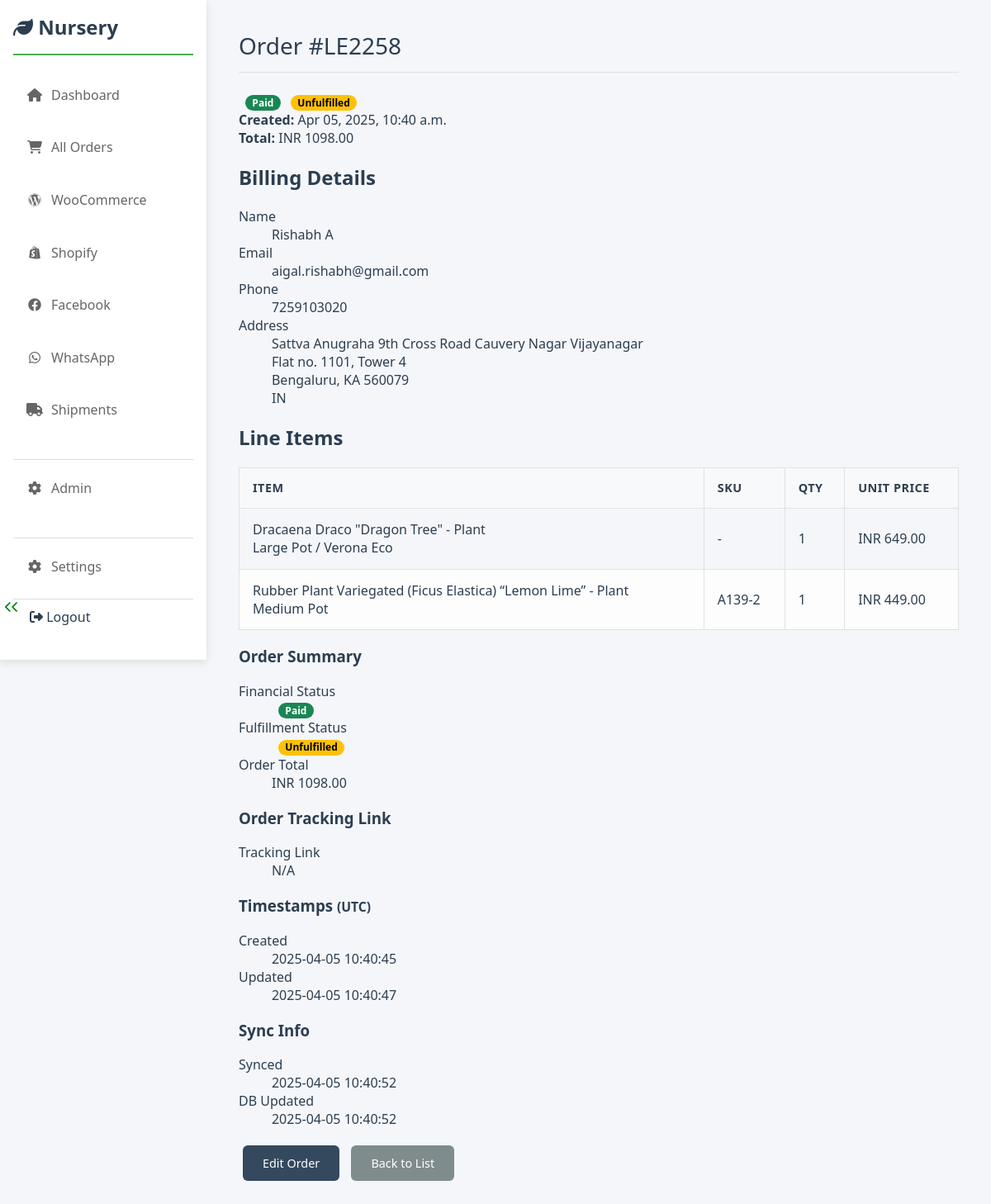
/shopify/orders/6476111216944/ (signed in), run on an earlier commit of the app's database.
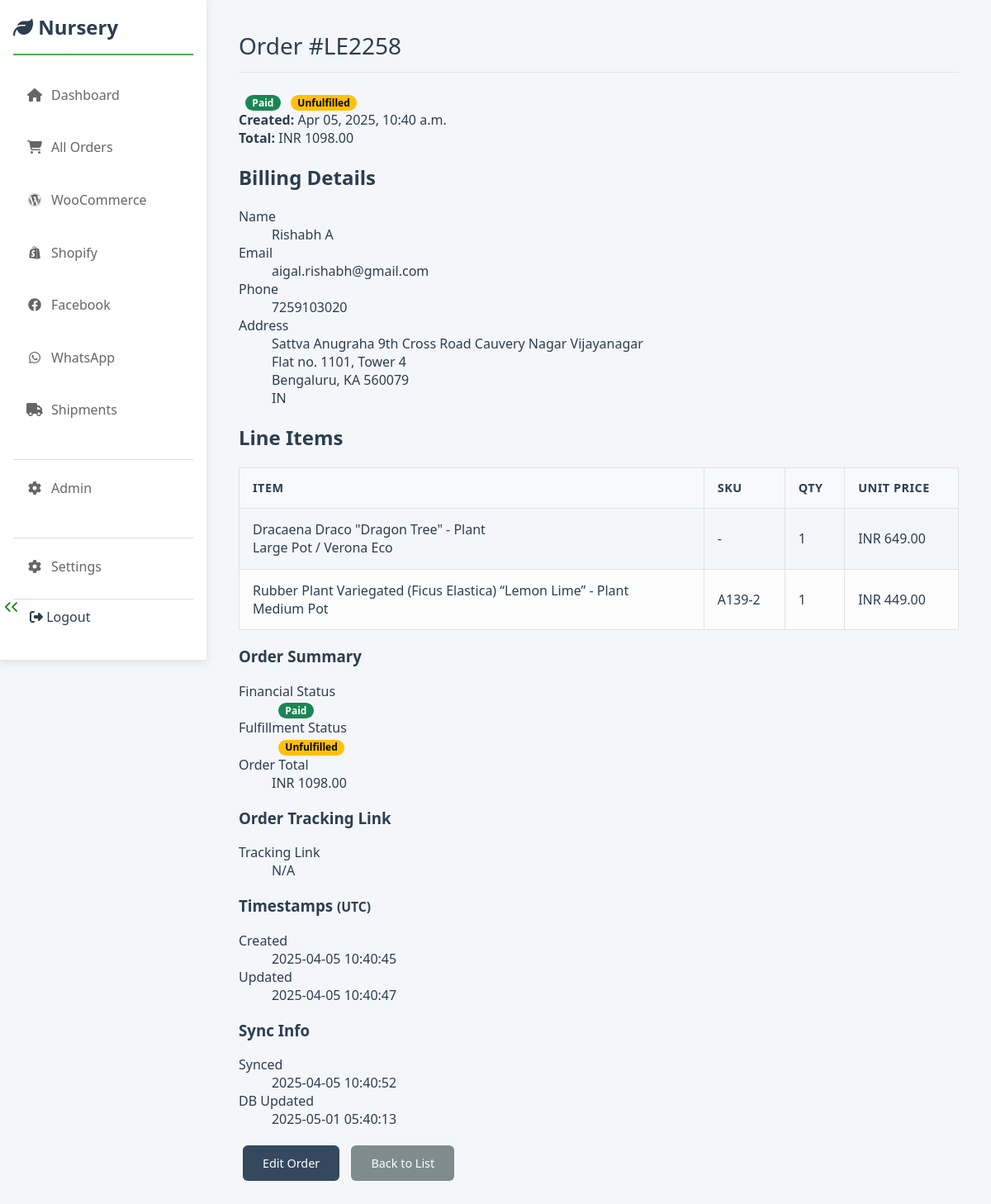
And on a later commit of the database.
### shopify_app/models.py (models this page shows, shortened)
class ShopifyOrder(models.Model):
    shopify_id = models.BigIntegerField(
        unique=True,
        db_index=True,
        help_text="Shopify Order ID"
    )
    name = models.CharField(
        max_length=100,
        blank=True, null=True,
        db_index=True,
        help_text="Shopify order name (e.g., #1001)"
    )
    email = models.EmailField(blank=True, null=True, db_index=True)
    financial_status = models.CharField(max_length=50, blank=True, null=True, db_index=True)
    fulfillment_status = models.CharField(max_length=50, blank=True, null=True, db_index=True)
    total_price = models.DecimalField(max_digits=10, decimal_places=2, blank=True, null=True)
    currency = models.CharField(max_length=10, blank=True, null=True)
    shipment_status = models.CharField(
        max_length=50,
        choices=SHIPMENT_STATUS_CHOICES,
        default='pending',
        blank=False, null=False,
        db_index=True
    )
    billing_address_json = models.JSONField(blank=True, null=True)
    shipping_address_json = models.JSONField(blank=True, null=True)
    line_items_json = models.JSONField(blank=True, null=True)
    tracking_details_json = models.JSONField(
        blank=True,
        null=True,
        help_text="Store tracking numbers, URLs, carrier info, or structured fulfillment data as JSON"
    )
    internal_notes = models.TextField(
        blank=True, # Allow it to be empty
        help_text="Internal administrative notes about this order (not from Shopify)"
    )
    created_at_shopify = models.DateTimeField(blank=True, null=True)
    updated_at_shopify = models.DateTimeField(blank=True, null=True)
    closed_at_shopify = models.DateTimeField(blank=True, null=True)
    raw_data = models.JSONField(blank=True, null=True, help_text="Raw JSON data from API or webhook")
    django_date_created = models.DateTimeField(default=timezone.now)
    django_date_modified = models.DateTimeField(auto_now=True)
    class Meta:
        verbose_name = "Shopify Order"
        verbose_name_plural = "Shopify Orders"
        ordering = ['-created_at_shopify']

### shopify_app/views.py (the view)
# urls.py: path('orders/<int:shopify_id>/', views.shopify_order_detail_view, name='shopify_order_detail'),
@login_required
@require_GET
def shopify_order_detail_view(request, shopify_id):
    try:
        order = get_object_or_404(ShopifyOrder, shopify_id=int(shopify_id))
    except ValueError:
        raise Http404("Invalid Shopify Order ID format. Must be numeric.")
    context = {
        'order': order,
        'page_title': f'Shopify Order {order.name or f"#{order.shopify_id}"}'
    }
    return render(request, 'shopify/order_detail.html', context)

### templates/shopify/order_detail.html (shortened to what the changed rows need)
{% extends 'base.html' %}
{% load static %}
{% block content %}
<div class="container mx-auto px-4 py-8">
  {% if order %}
  <div class="card overflow-hidden">
    <div class="card-header bg-gray-50">
      <div class="flex flex-col sm:flex-row items-start sm:items-center justify-between mb-4">
        <h1 class="text-2xl font-bold text-gray-800 mb-2 sm:mb-0">
            Order {{ order.name|default:order.shopify_id }}
        </h1>
        <div class="flex flex-wrap gap-2">
            <span class="badge text-sm status-{% if order.financial_status == 'paid' %}completed
                {% elif order.financial_status == 'pending' %}pending
                {% elif order.financial_status == 'partially_paid' %}processing
                {% elif order.financial_status == 'refunded' or order.financial_status == 'partially_refunded' %}refunded
                {% elif order.financial_status == 'voided' %}cancelled
                {% else %}unknown{% endif %}">
                {{ order.financial_status|default:"N/A"|capfirst }}
            </span>
            <span class="badge text-sm status-{% if order.fulfillment_status == 'fulfilled' %}delivered
                {% elif order.fulfillment_status == 'partial' %}in-transit
                {% elif order.fulfillment_status == 'unfulfilled' or order.fulfillment_status == None %}pending
                {% elif order.fulfillment_status == 'restocked' %}rto
                {% else %}unknown{% endif %}">
                {{ order.fulfillment_status|default:"Unfulfilled"|capfirst }}
            </span>
        </div>
      </div>
      <div class="flex flex-wrap gap-4 text-sm text-gray-600 border-t border-gray-200 pt-4">
        <div><strong>Created:</strong> {{ order.created_at_shopify|date:"M d, Y, P"|default:"N/A" }}</div>
        <div><strong>Total:</strong> {{ order.currency }} {{ order.total_price|floatformat:2|default:"0.00" }}</div>
      </div>
    </div>
    <div class="grid md:grid-cols-3 gap-6 lg:gap-8 p-6">
      <div class="main-content md:col-span-2 space-y-6">
        <section class="bg-white rounded-lg shadow-sm border border-gray-200 p-6">
          <h2 class="text-xl font-semibold text-gray-700 mb-5">Billing Details</h2>
          <dl class="grid grid-cols-1 sm:grid-cols-2 gap-x-6 gap-y-4">
            {% with addr=order.billing_address_json %}
              {% if addr %}
                <div>
                  <dt class="text-xs font-medium text-gray-500 uppercase mb-1">Name</dt>
                  <dd class="text-base text-gray-900">{{ addr.first_name|default:"" }} {{ addr.last_name|default:"" }}</dd>
                </div>
                <div>
                  <dt class="text-xs font-medium text-gray-500 uppercase mb-1">Email</dt>
                  <dd class="text-base text-gray-900">{{ order.email|default:"N/A" }}</dd>
                </div>
                 <div>
                  <dt class="text-xs font-medium text-gray-500 uppercase mb-1">Phone</dt>
                  <dd class="text-base text-gray-900">{{ addr.phone|default:"N/A" }}</dd>
                 </div>
                 <div class="sm:col-span-2">
                    <dt class="text-xs font-medium text-gray-500 uppercase mb-1">Address</dt>
                    <dd class="text-base text-gray-900">
                        {{ addr.address1|default:"" }}<br>
                        {% if addr.address2 %}{{ addr.address2 }}<br>{% endif %}
                        {{ addr.city|default:"" }}{% if addr.city and addr.province_code %},{% endif %} {{ addr.province_code|default:"" }} {{ addr.zip|default:"" }}<br>
                        {{ addr.country_code|default:"" }}
                    </dd>
                 </div>
              {% else %}
                 <div class="sm:col-span-2 text-sm text-gray-500">No billing address provided.</div>
              {% endif %}
            {% endwith %}
          </dl>
        </section>
        {% if order.line_items_json %}
        <section class="bg-white rounded-lg shadow-sm border border-gray-200">
          <h2 class="text-xl font-semibold text-gray-700 mb-0 p-6 pb-4">Line Items</h2>
          <div class="overflow-x-auto">
            <table class="w-full min-w-[600px]">
              <thead class="bg-gray-50">
                <tr>
                  <th class="px-6 py-3 text-left text-xs font-medium text-gray-500 uppercase tracking-wider">Item</th>
                  <th class="px-6 py-3 text-left text-xs font-medium text-gray-500 uppercase tracking-wider">SKU</th>
                  <th class="px-6 py-3 text-center text-xs font-medium text-gray-500 uppercase tracking-wider">Qty</th>
                  <th class="px-6 py-3 text-right text-xs font-medium text-gray-500 uppercase tracking-wider">Unit Price</th>
                </tr>
              </thead>
              <tbody class="bg-white divide-y divide-gray-200">
                {% for item in order.line_items_json %}
                <tr class="hover:bg-gray-50">
                  <td class="px-6 py-4 whitespace-normal">
                    <div class="text-sm font-medium text-gray-900">{{ item.title }}</div>
                    {% if item.variant_title %}
                      <div class="text-xs text-gray-500">{{ item.variant_title }}</div>
                    {% endif %}
                  </td>
                  <td class="px-6 py-4 whitespace-nowrap text-sm text-gray-600">{{ item.sku|default:'-' }}</td>
                  <td class="px-6 py-4 whitespace-nowrap text-sm text-gray-600 text-center">{{ item.quantity }}</td>
                  <td class="px-6 py-4 whitespace-nowrap text-sm text-gray-600 text-right">{{ order.currency }} {{ item.price|floatformat:2 }}</td>
                </tr>
                {% endfor %}
              </tbody>
            </table>
          </div>
        </section>
        {% endif %}
      </div>
      <aside class="md:col-span-1 space-y-6">
        <section class="bg-white rounded-lg shadow-sm border border-gray-200 p-6">
          <h3 class="text-lg font-semibold text-gray-700 mb-5">Order Summary</h3>
          <dl class="space-y-3">
             <div>
               <dt class="text-xs font-medium text-gray-500 uppercase mb-1">Financial Status</dt>
               <dd>
                <span class="badge text-sm status-{% if order.financial_status == 'paid' %}completed
                {% elif order.financial_status == 'pending' %}pending
                {% elif order.financial_status == 'partially_paid' %}processing
                {% elif order.financial_status == 'refunded' or order.financial_status == 'partially_refunded' %}refunded
                {% elif order.financial_status == 'voided' %}cancelled
                {% else %}unknown{% endif %}">
                {{ order.financial_status|default:"N/A"|capfirst }}
            </span>
               </dd>
             </div>
             <div>
               <dt class="text-xs font-medium text-gray-500 uppercase mb-1">Fulfillment Status</dt>
               <dd>
                <span class="badge text-sm status-{% if order.fulfillment_status == 'fulfilled' %}delivered
                    {% elif order.fulfillment_status == 'partial' %}in-transit
                    {% elif order.fulfillment_status == 'unfulfilled' or order.fulfillment_status == None %}pending
                    {% elif order.fulfillment_status == 'restocked' %}rto
                    {% else %}unknown{% endif %}">
                    {{ order.fulfillment_status|default:"Unfulfilled"|capfirst }}
                </span>
               </dd>
             </div>
            <div>
              <dt class="text-xs font-medium text-gray-500 uppercase mb-1">Order Total</dt>
              <dd class="text-xl font-bold text-gray-900">{{ order.currency }} {{ order.total_price|floatformat:2|default:"0.00" }}</dd>
            </div>
          </dl>
        </section>
        <section class="bg-white rounded-lg shadow-sm border border-gray-200 p-6">
            <h3 class="text-lg font-semibold text-gray-700 mb-5">Order Tracking Link</h3>
            <dl class="space-y-3">
               <div>
                 <dt class="text-xs font-medium text-gray-500 uppercase mb-1">Tracking Link</dt>
                 <dd>
                    {% with fulfillments=order.raw_data.fulfillments %}
                        {% if fulfillments %}
                            {% with first_fulfillment=fulfillments.0 %}
                                {% if first_fulfillment.tracking_urls.0 %}
                                    <a href="{{ first_fulfillment.tracking_urls.0 }}" target="_blank" rel="noopener noreferrer" class="tracking-link">
                                        {{ first_fulfillment.tracking_numbers.0|default:'Track Shipment' }}
                                    </a>
                                {% elif first_fulfillment.tracking_url %}
                                    <a href="{{ first_fulfillment.tracking_url }}" target="_blank" rel="noopener noreferrer" class="tracking-link">
                                        {{ first_fulfillment.tracking_number|default:'Track Shipment' }}
                                    </a>
                                {% else %}
                                    <span class="text-muted">N/A</span>
                                {% endif %}
                            {% endwith %}
                        {% else %}
                            <span class="text-muted">N/A</span>
                        {% endif %}
                    {% endwith %}
                 </dd>
               </div>
              </div>
        <section class="bg-white rounded-lg shadow-sm border border-gray-200 p-6">
          <h3 class="text-lg font-semibold text-gray-700 mb-5">Timestamps <small class="text-xs font-normal text-gray-500">(UTC)</small></h3>
          <dl class="space-y-3">
            <div>
              <dt class="text-xs font-medium text-gray-500 uppercase mb-1">Created</dt>
              <dd class="font-mono text-sm text-gray-700">{{ order.created_at_shopify|date:"Y-m-d H:i:s"|default:"N/A" }}</dd>
            </div>
            <div>
              <dt class="text-xs font-medium text-gray-500 uppercase mb-1">Updated</dt>
              <dd class="font-mono text-sm text-gray-700">{{ order.updated_at_shopify|date:"Y-m-d H:i:s"|default:"N/A" }}</dd>
            </div>
          </dl>
        </section>
        <section class="bg-white rounded-lg shadow-sm border border-gray-200 p-6">
          <h3 class="text-lg font-semibold text-gray-700 mb-5">Sync Info</h3>
          <dl class="space-y-3">
            <div>
              <dt class="text-xs font-medium text-gray-500 uppercase mb-1">Synced</dt>
              <dd class="font-mono text-sm text-gray-700">{{ order.django_date_created|date:"Y-m-d H:i:s" }}</dd>
            </div>
            <div>
              <dt class="text-xs font-medium text-gray-500 uppercase mb-1">DB Updated</dt>
              <dd class="font-mono text-sm text-gray-700">{{ order.django_date_modified|date:"Y-m-d H:i:s" }}</dd>
            </div>
          </dl>
        </section>
        <div class="flex flex-col gap-3 mt-2">
            <a href="{% url 'shopify_order_edit' order.shopify_id %}" class="btn btn-primary w-full text-center py-2.5 rounded-md hover:opacity-90 transition-opacity">Edit Order</a>
            <a href="{% url 'shopify_index' %}" class="btn btn-secondary w-full text-center py-2.5 rounded-md hover:opacity-90 transition-opacity">Back to List</a>
        </div>
    </div>
  </div>
  {% else %}
  <div class="p-8 bg-white rounded-lg shadow text-center text-gray-500">
    <p class="text-xl">Order details could not be loaded.</p>
  </div>
  {% endif %}
{% endblock %}

What changed in the data, as far as the page shows it:
changed ShopifyOrder "#LE2258": django_date_modified "2025-04-05 10:40:52" → "2025-05-01 05:40:13"
